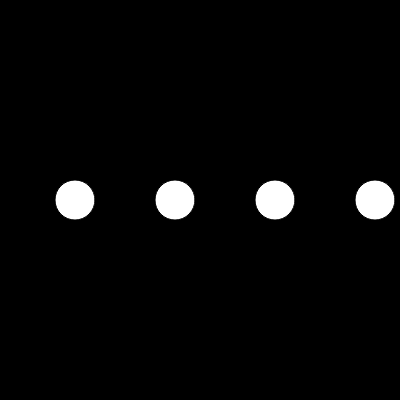
Frame 1 (no input)
Frame 60 (no input): identical to frame 1, image omitted
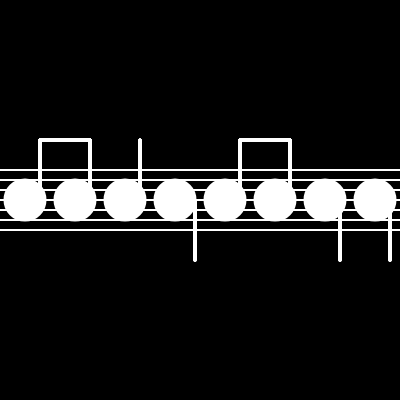
Frame 120 (the mouse pressed at the canvas centre since frame 60)

The p5.js sketch that drew these frames (run headless with seeded random() and noise() and a simulated clock; from frame 60 on, the mouse is pressed at the canvas centre):

// p5.js sketch
// ── sketch.js
// DM2008 — Activity 2b [Guided]
// Pattern Making (40 min)
//
// Use a for loop to draw a repeating row of shapes.
// Add a condition to introduce variation — alternating color, size, or spacing.
// Then add one interaction (mouse or key) that changes the rule.
//
// Stretch: try a second row, or turn your row into a 2D grid.

function setup() {
  createCanvas(400, 400);
}

function draw() {
  background(0);
  

  for (let i = 0; i < width; i += 50) {
    // % (modulo) alternates between 0 and non-zero — good for switching every other shape
    if (mouseIsPressed) {
      for(let i = 170; i < 240; i += 10){
        stroke(355);
        strokeWeight(1);

        line(0, i, 400, i);
      }
      //music lines(done by hand)
      strokeWeight(3);
      line(40,140, 40, 200);
      line(90,140, 90, 200);
      line(40,140, 90, 140);
      
      line(140,140, 140, 200);

      line(195,200, 195, 260);
      
      line(240,140, 240, 200);
      line(290,140, 290, 200);
      line(240,140, 290, 140);

      line(340,200, 340, 260);
      line(390,200, 390, 260);
      
    } else if (i % 100 == 0) {
      strokeWeight(1);
      stroke(0);
      fill(0);
    } else {
      strokeWeight(1);
      stroke(0);
      fill(355);
    }

    ellipse(i + 25, height / 2, 40);
  }
}
